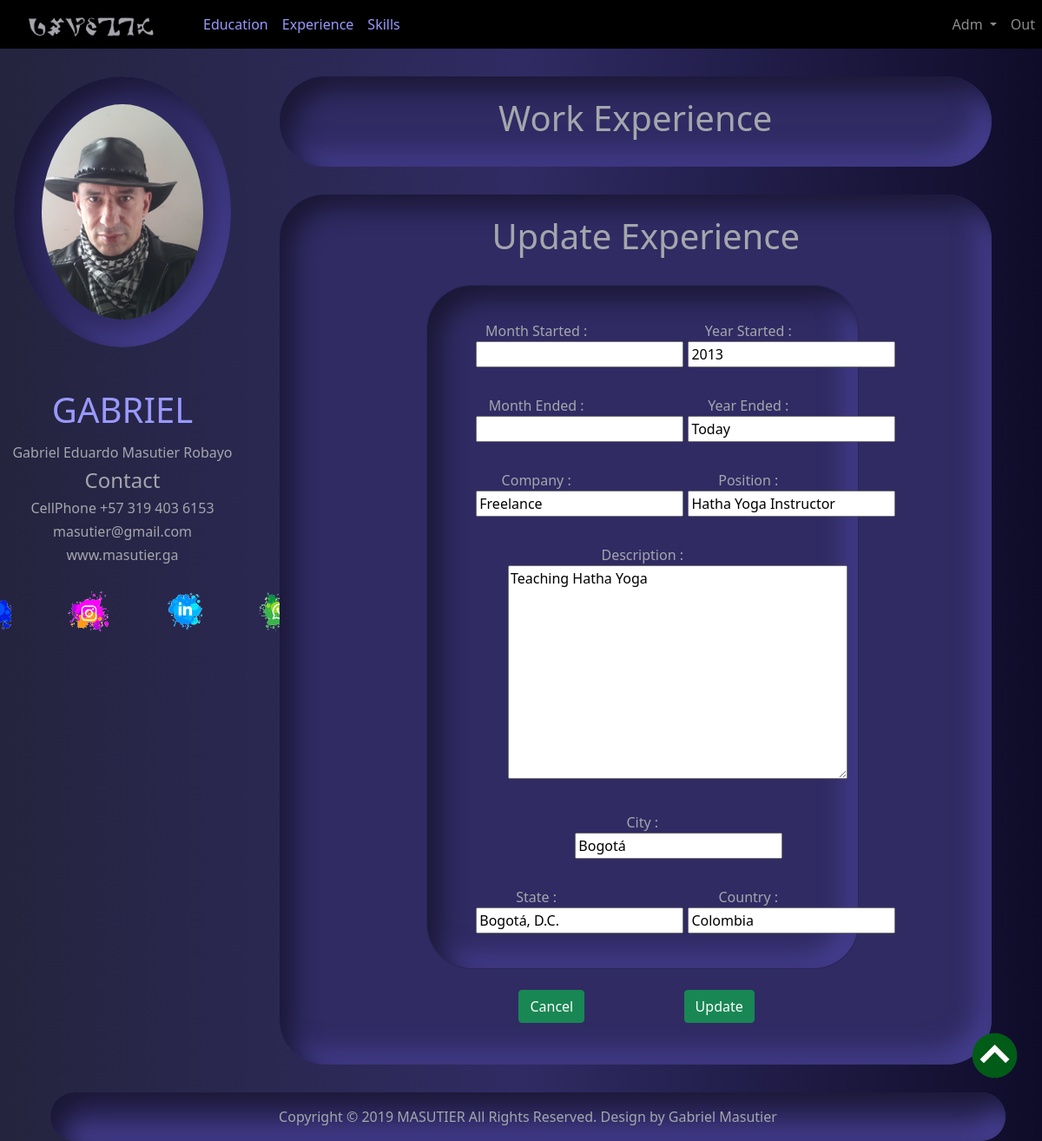
The app's page /editExperience/8/ (signed in) with its own data.
### experiences/models.py (models this page shows, shortened)
class Experience(models.Model):
    name = models.CharField(max_length=30, blank=False, null=False)
    institution = models.CharField(max_length=50, blank=False, null=False)
    description = models.TextField(max_length=1000, blank=False, null=False)
    city = models.CharField(max_length=50, blank=False, null=False)
    state = models.CharField(max_length=50, blank=False, null=False)
    country = models.CharField(max_length=50, blank=False, null=False)
    monthStart = models.CharField(max_length=3, blank=True)
    yearStart = models.CharField(max_length=4, blank=True)
    monthEnd = models.CharField(max_length=3, blank=True)
    yearEnd = models.CharField(max_length=5, blank=False, null=False)

### experiences/views.py (the view)
# urls.py: path('editExperience/<int:pk>/', editExperience, name="editExperience"),
@login_required(login_url='loginPage')
def editExperience(request, pk):
    experience = Experience.objects.get(id=pk)
    experienceForm = CreateExperiencesForm(instance=experience)
    if request.method == 'POST':
        experienceForm = CreateExperiencesForm(request.POST, request.FILES, instance=experience)
        if experienceForm.is_valid:
            experienceForm.save()
            messages.success(request, 'Work field Update successful')
            return redirect('experiences')
    context = {"title": "Edit Work", "experienceForm": experienceForm}
    return render(request, "experiences/editExperience.html", context)

### experiences/forms.py
class CreateExperiencesForm(ModelForm):
    class Meta:
        model = Experience
        fields = '__all__'

### experiences/templates/experiences/editExperience.html (shortened to what this page needs)
{% extends 'home/home.html' %}
{% load static %}
{% block content %}
<div class="col-md-11 p-4 boxtext1 c">
    <h1 class="c">Work Experience</h1>
</div>
<div class="col-md-11 p-4 boxtext1 c">
<h1 class="ms-4">Update Experience</h1>
    <form method="POST" enctype="multipart/form-data">
                <div class="col-md-8 mx-auto">
            <div class="card boxtext1" >
                <div class="card-body row mt-4">
                    <div class="col-md-4 mx-auto">
                        <label>Month Started :</label>
                        {{experienceForm.monthStart}}
                    </div>
                    <div class="col-md-4 mx-auto">
                        <label>Year Started :</label>
                        {{experienceForm.yearStart}}
                    </div>
                </div>
                <div class="card-body row">
                    <div class="col-md-4 mx-auto">
                        <label>Month Ended :</label>
                        {{experienceForm.monthEnd}}
                    </div>
                    <div class="col-md-4 mx-auto">
                        <label>Year Ended :</label>
                        {{experienceForm.yearEnd}}
                    </div>
                </div>
                <div class="card-body row">
                    <div class="col-md-4 mx-auto">
                        <label>Company :</label>
                        {{experienceForm.institution}}
                    </div>
                    <div class="col-md-4 mx-auto">
                        <label>Position :</label>
                        {{experienceForm.name}}
                    </div>
                </div>
                <div class="card-body">
                    <div class="col-md-8 mx-auto c">
                        <label>Description :</label>
                        {{experienceForm.description}}
                    </div>
                </div>
                <div class="card-body">
                    <div class="col-md-4 mx-auto">
                        <label>City :</label>
                        {{experienceForm.city}}
                    </div>
                </div>
                <div class="card-body row mb-4">
                    <div class="col-md-4 mx-auto">
                        <label>State :</label>
                        {{experienceForm.state}}
                    </div>
                    <div class="col-md-4 mx-auto">
                        <label>Country :</label>
                        {{experienceForm.country}}
                    </div>
                </div>
            </div>
        </div>
        <div class="col-lg-6 mx-auto row ">
            <div class="container col-lg-5 mt-4 mb-4 ">
                <button class="btn btn-success btn-block" onclick="goBack()">Cancel</button>
            </div>
            <div class="container col-lg-5 mt-4 mb-4 ">
                <input class="btn btn-success btn-block" type="submit" value="Update">
            </div>
        </div>
    </form>
</div>
{% endblock content %}

### static/css/all.css (style rules this page uses)
body { background: #0f0c29; background: -webkit-linear-gradient(to right, #24243e, #302b63, #0f0c29); background: linear-gradient(to right, #24243e, #302b63, #0f0c29); }
.c { text-align: center !important; }

### static/css/test.css (style rules this page uses)
.boxtext1 { color: #a5a6ad !important; border-radius: 52px; background: #302b63; box-shadow: inset 15px 15px 28px #1a1735, inset -15px -15px 28px #463f91; margin-top: 2rem; margin-left: 1rem; }

### records on screen
Experience: yearStart "2013", yearEnd "Today", institution "Freelance", name "Hatha Yoga Instructor", description "Teaching Hatha Yoga", city "Bogotá", state "Bogotá, D.C.", country "Colombia"
